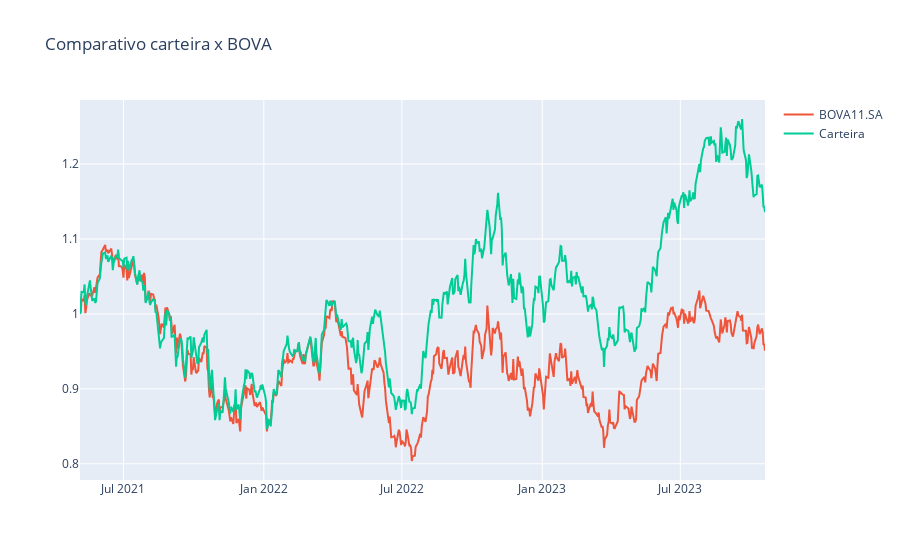

The notebook cell this image was saved under:
### Code cell
figura = px.line(title = 'Comparativo carteira x BOVA')
acao_df1_normalizado.drop(empresas, axis=1, inplace=True)
acao_df1_normalizado.reset_index(inplace=True)
for i in acao_df1_normalizado.columns[1:]:
  figura.add_scatter(x = acao_df1_normalizado['Date'], y = acao_df1_normalizado[i], name = i)
figura.show()

### Figure 1 — Plotly figure (JSON) as saved in the notebook; plotly's stock layout.template omitted (floating-point values rounded to 4 significant figures; data arrays with more than 128 entries replaced by an {"elided": "..."} marker saying what was removed)
{"data": [{"hovertemplate": "<extra></extra>", "legendgroup": "", "line": {"color": "#636efa", "dash": "solid"}, "marker": {"symbol": "circle"}, "mode": "lines", "name": "", "orientation": "v", "showlegend": false, "type": "scatter", "xaxis": "x", "yaxis": "y"}, {"name": "BOVA11.SA", "type": "scatter", "x": {"elided": "617 str values"}, "y": {"elided": "617 float values"}}, {"name": "Carteira", "type": "scatter", "x": {"elided": "617 str values"}, "y": {"elided": "617 float values"}}], "layout": {"legend": {"tracegroupgap": 0}, "title": {"text": "Comparativo carteira x BOVA"}, "xaxis": {"anchor": "y", "domain": [0, 1]}, "yaxis": {"anchor": "x", "domain": [0, 1]}}}
